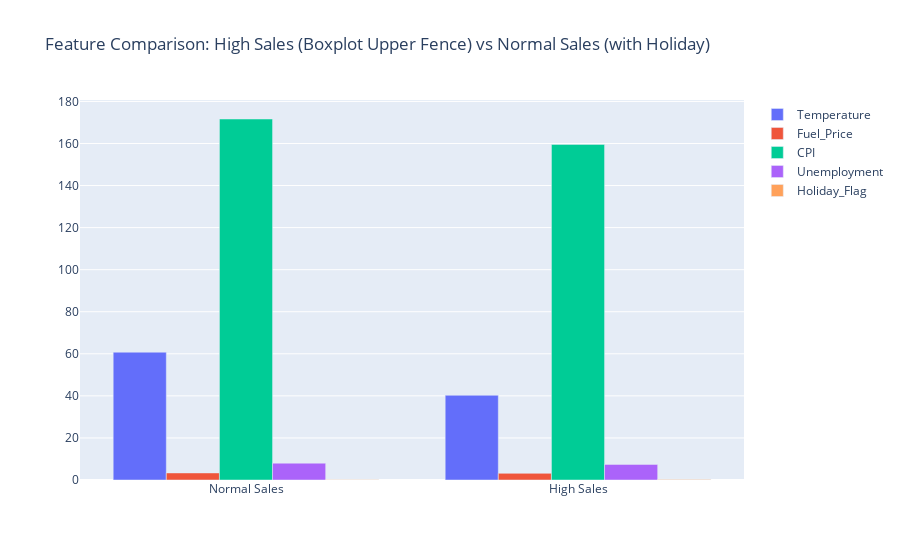

The notebook cell saved with this chart:
### Code cell
# Explore Outliers
# Calculate IQR
Q1 = df['Weekly_Sales'].quantile(0.25)
Q3 = df['Weekly_Sales'].quantile(0.75)
IQR = Q3 - Q1

upper_fence = Q3 + 1.5 * IQR
lower_fence = Q1 - 1.5 * IQR

# Use upper fence from IQR to define high sales periods
df['High_Sales'] = df['Weekly_Sales'] >= upper_fence

# Check how many weeks qualify
print(f"High Sales Periods: {df['High_Sales'].sum()} weeks ({df['High_Sales'].mean() * 100:.2f}%)")

features = ['Temperature', 'Fuel_Price', 'CPI', 'Unemployment', 'Holiday_Flag']

features = ['Temperature', 'Fuel_Price', 'CPI', 'Unemployment', 'Holiday_Flag']

# Group by High_Sales flag and compute average values
comparison = df.groupby('High_Sales')[features].mean().T
comparison.columns = ['Normal_Sales', 'High_Sales']
print(comparison)

import plotly.graph_objects as go

fig = go.Figure()

for feature in features:
    fig.add_trace(go.Bar(
        name=feature,
        x=['Normal Sales', 'High Sales'],
        y=[
            df[df['High_Sales'] == False][feature].mean(),
            df[df['High_Sales'] == True][feature].mean()
        ]
    ))

fig.update_layout(
    title='Feature Comparison: High Sales (Boxplot Upper Fence) vs Normal Sales (with Holiday)',
    barmode='group'
)
fig.show()


# Seaborn Visualization
high_sales = df[df['High_Sales'] == True]

# Split into holiday and non-holiday high sales
holiday_high_sales = high_sales[high_sales['Holiday_Flag'] == 1]
nonholiday_high_sales = high_sales[high_sales['Holiday_Flag'] == 0]
features = ['Temperature', 'Fuel_Price', 'CPI', 'Unemployment']
holiday_means = holiday_high_sales[features].mean()
nonholiday_means = nonholiday_high_sales[features].mean()

# Prepare DataFrame for seaborn
comparison_df = pd.DataFrame({
    'Feature': features * 2,
    'Mean Value': list(holiday_means) + list(nonholiday_means),
    'Type': ['Holiday High Sales'] * len(features) + ['Non-Holiday High Sales'] * len(features)
})

# Bar Plot
plt.figure(figsize=(10, 6))
sns.barplot(data=comparison_df, x='Feature', y='Mean Value', hue='Type')
plt.title('Comparison of Mean Features: Holiday vs Non-Holiday High Sales')
plt.xlabel('Feature')
plt.ylabel('Mean Value')
plt.legend(title='Sales Type')
plt.tight_layout()
plt.show()

# Correlation Heatmap
plt.figure(figsize=(10, 6))
sns.heatmap(df[features + ['Weekly_Sales']].corr(), annot=True, cmap='coolwarm', fmt='.2f')
plt.title('Correlation Heatmap')
plt.show()

### Figure 1 — Plotly figure (JSON) as saved in the notebook; plotly's stock layout.template omitted (floating-point values rounded to 4 significant figures)
{"data": [{"name": "Temperature", "type": "bar", "x": ["Normal Sales", "High Sales"], "y": [60.77, 40.28]}, {"name": "Fuel_Price", "type": "bar", "x": ["Normal Sales", "High Sales"], "y": [3.36, 3.165]}, {"name": "CPI", "type": "bar", "x": ["Normal Sales", "High Sales"], "y": [171.6, 159.6]}, {"name": "Unemployment", "type": "bar", "x": ["Normal Sales", "High Sales"], "y": [8.002, 7.407]}, {"name": "Holiday_Flag", "type": "bar", "x": ["Normal Sales", "High Sales"], "y": [0.0689, 0.2647]}], "layout": {"barmode": "group", "title": {"text": "Feature Comparison: High Sales (Boxplot Upper Fence) vs Normal Sales (with Holiday)"}}}
